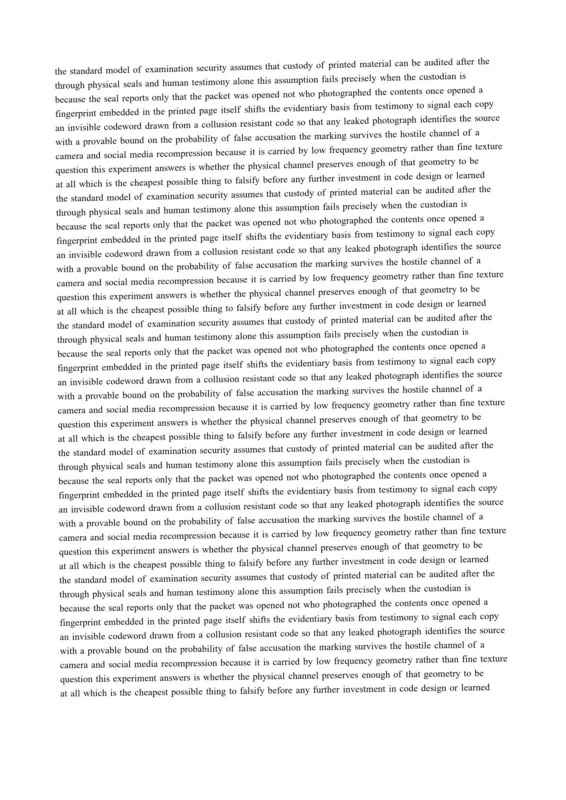
#> input picture demo/assets/ch_double_control.jpg, 1131 x 1600 px (shown at 1/2 size)
$ python -i make_demo_assets.py   (imports and definitions only)
#> lines starting #> are read from the running program, lines starting #| are printed output that depends on the picture
#!/usr/bin/env python3
# SPDX-License-Identifier: Apache-2.0
"""Regenerate every asset the demo site (demo/) references, from repo code only.

One command, no hand-edited numbers:

    python make_demo_assets.py [--allow-missing-eprocess]

Everything the site displays is produced here and logged, with the exact
command line that produced it, into demo/assets/provenance.json. If a number
cannot be regenerated by this script, it must not appear on the site
(enforced by check_site.py).

Labels (fixed vocabulary, see D3 in the demo plan):
  - "simulated channel"                     channel.py outputs
  - "real capture (single dry-run print)"   received.jpeg / control_received.jpeg
  - "Monte Carlo simulation of the accusation statistic"  eprocess trajectories
  - "analytic (metrics.py)"                 tier table / curves
"""
import argparse
import datetime
import inspect
import json
import os
import re
import subprocess
import sys

import numpy as np
from PIL import Image

REPO = os.path.dirname(os.path.abspath(__file__))
ASSETS = os.path.join(REPO, "demo", "assets")
PY = sys.executable

LABEL_SIM = "simulated channel"
LABEL_REAL = "real capture (single dry-run print)"
LABEL_MC = "Monte Carlo simulation of the accusation statistic"
LABEL_ANALYTIC = "analytic (metrics.py)"

ENTRIES = []      # provenance: every command run, with stdout
NUMBERS = {}      # every scalar the site may display, keyed


# [39 lines left out: functions run, parse_decode, not called in this run]


def save_web(src, dst, long_side=1200, quality=88):
#> called with src = 'demo/assets/ch_double_control.jpg', dst = 'out.png', long_side = 1200, quality = 88
    img = Image.open(src)
#> img is the input picture: PIL image 1131x1600 L; min 12, max 255, mean 238.1
    s = long_side / max(img.size)
#> s = 0.75
    if s < 1.0:
        img = img.resize((round(img.width * s), round(img.height * s)),
                         Image.LANCZOS)
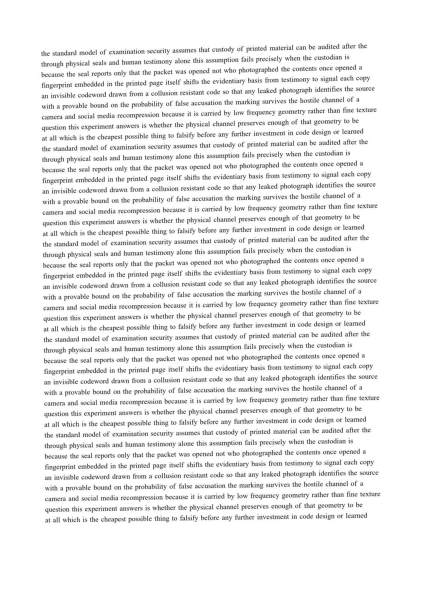
#> img: PIL image 848x1200 L (shown at 1/2 size); min 32, max 255, mean 238
    if dst.lower().endswith(".jpg"):
        img.convert("L").save(dst, quality=quality)
    else:
        img.convert("L").save(dst)


# [298 lines left out: functions main, verify_eprocess_selftest, generate_eprocess_trajectories, not called in this run]


# [2 lines not run here, left out]

>>> result = save_web('demo/assets/ch_double_control.jpg', 'out.png')

$ run again, on demo/assets/ch_wa_control.jpg
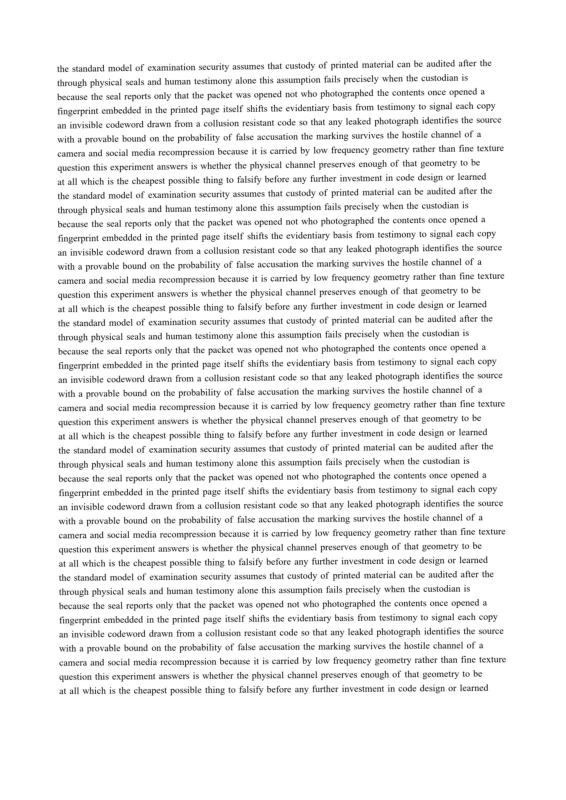
#> input picture demo/assets/ch_wa_control.jpg, 1131 x 1600 px (shown at 1/2 size)
#> in save_web, img is the input picture: PIL image 1131x1600 L; min 7, max 255, mean 238.3
#> in save_web, `img = img.resize((round(img.width * s), round(img.height * s)), Image...`:
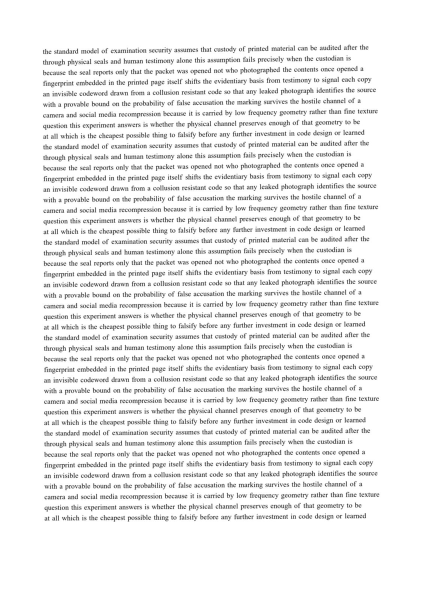
#> img: PIL image 848x1200 L (shown at 1/2 size); min 29, max 255, mean 238.2
